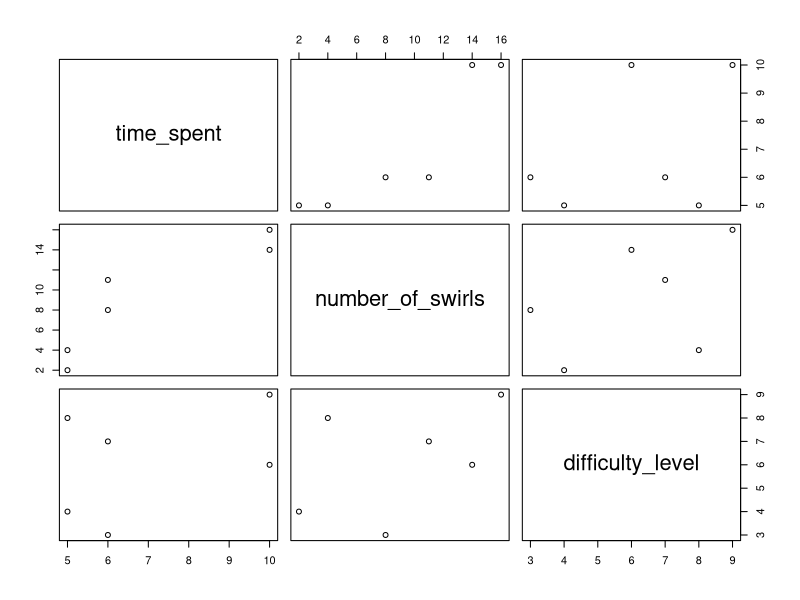
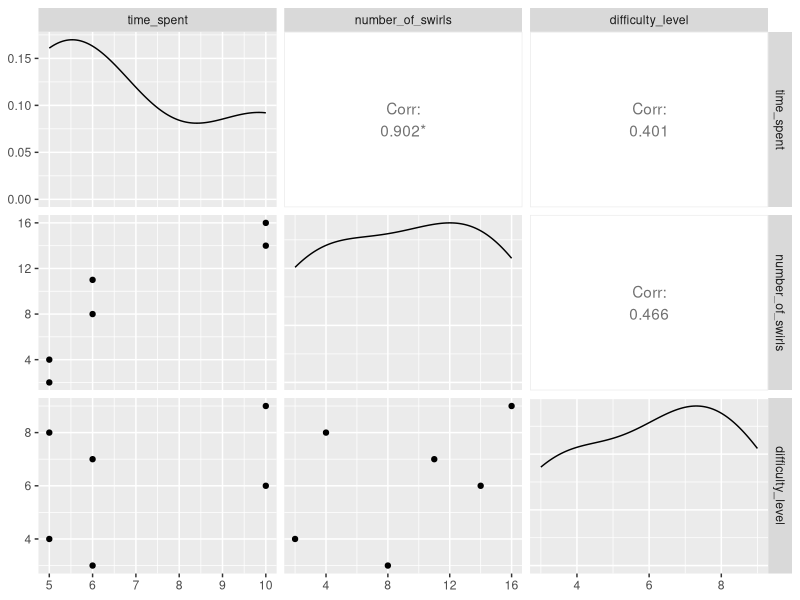
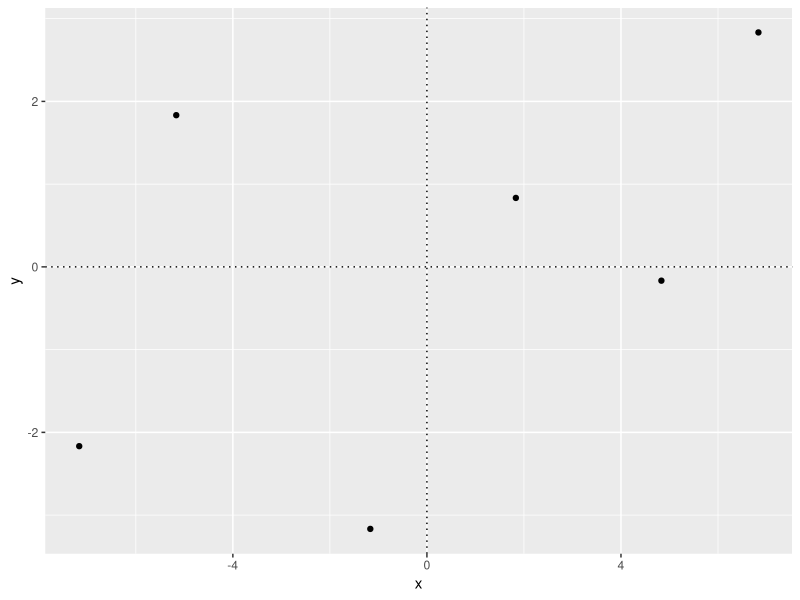
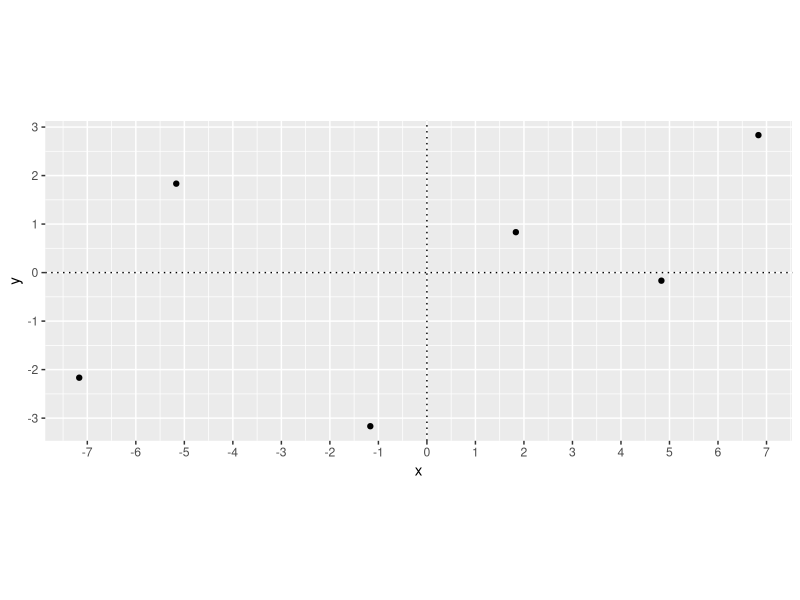
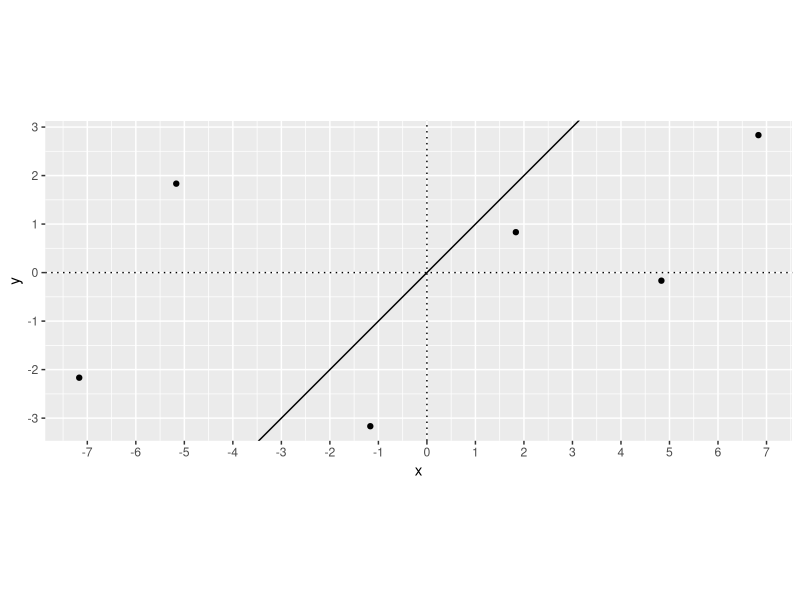
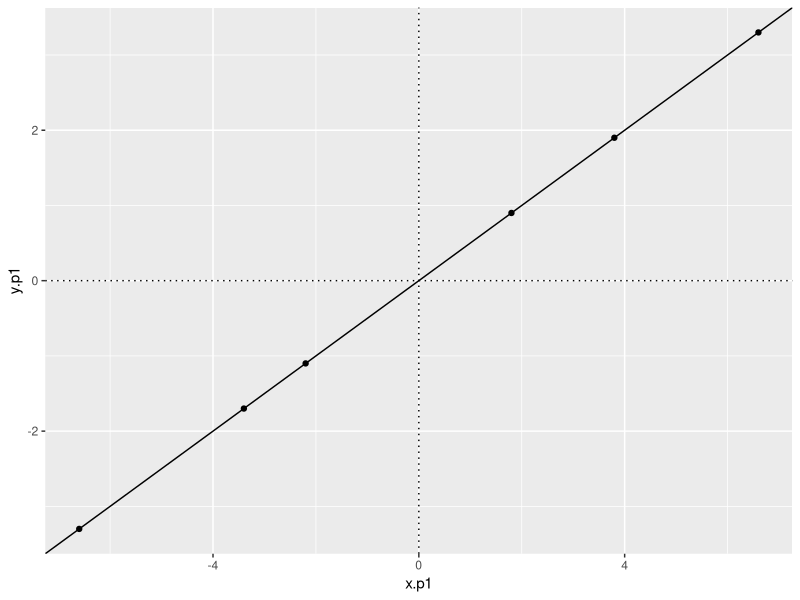
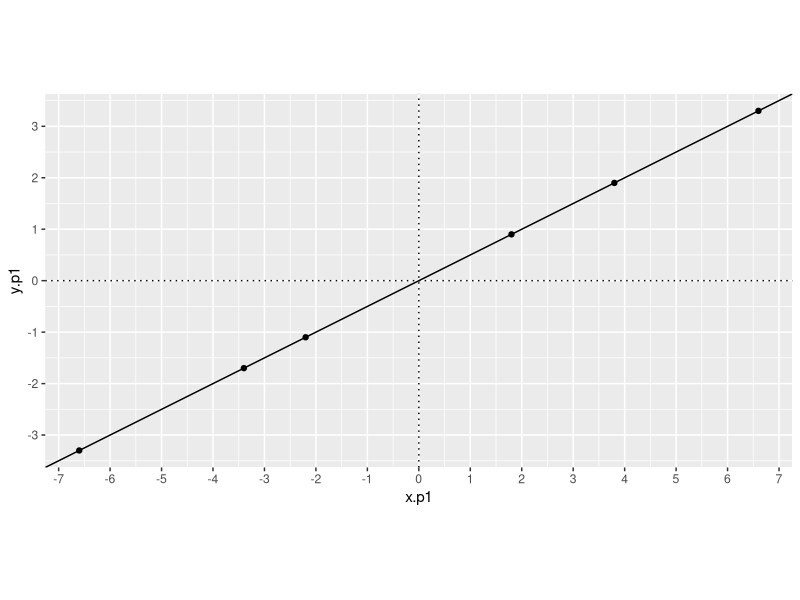
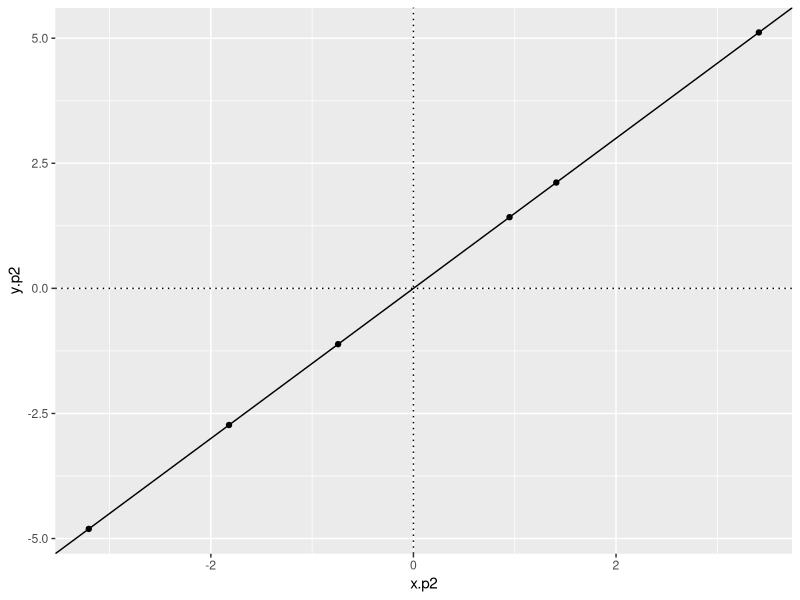

Reproduce these figures in R, in order.
## ---- chunk 1

#1. Design three questions for this survey that have the following properties:

#--- How many hours per week do you spend on HUDK4050? (Answer: 0-168)
#--- How many swirl courses have you completed? (Answer: 0-16)
#--- On a scale of 0-10 (10 being difficult), how difficult would you rate HUDK4050? (Answer: 0-10)

#2. Each member of the group should answer the questions for HUDK4050

#3. Collect the answers to the questions from each member of the group and upload it as a dataframe in R Studio

HDF <- read.csv("hack4.csv")


#4. Using the ggplot2 package (or if you like the ggplot2 +  GGAlly:: ggpairs()) draw three scatterplots that represent the data between the combinations of your three questions. 

library(tidyverse)
library(GGally)

#--- import Hackathon Data Frame "HDF"...  and clean up rownames
HDF <- read.csv("hack4.csv")
HDF2 <- HDF
rownames(HDF2) <- HDF$name
HDF2 <- HDF2[,-1]

#--- visualize the pairs
pairs(HDF2)
ggpairs(HDF2)

## ---- chunk 2

#1. Choose one of your three plots that has a good amount of spread in the data points...
#selected... "number_of_swirls" and "difficulty_level"


#2. Create a separate data frame with the two variables you chose...remove column 1 
HDF3 <- HDF2[,-1]


#3. Zero center the data using the scale() function but set the scale option to False so it does not also change the variance to 1 (it just subtracts the mean from each value)
HDF4 <- as.data.frame(scale(HDF3, scale = FALSE))


#--- long column names are too complicated for PCA calcs... 
#--- simplifying them as follows...
#--- number_of_swirls = x 
#--- difficulty_level = y
colnames(HDF4) <- c("x","y")


#4. Plot your zero-centered data using ggplot
ggplot(HDF4, aes(x=x,y=y)) + 
  geom_point() +
  geom_hline(yintercept = 0, linetype = "dotted") +
  geom_vline(xintercept = 0, linetype = "dotted")

#--- plot of x and y intercepts... figured out how to get ggplot to keep the xy ratio fixed so a truer picture of the relative position of the coordinates can be visualized
ggplot(HDF4, aes(x=x,y=y)) + 
  geom_point() +
  geom_hline(yintercept = 0, linetype = "dotted") +
  geom_vline(xintercept = 0, linetype = "dotted") + 
  scale_x_continuous(breaks = -10:10) + 
  scale_y_continuous(breaks = -10:10) +
  coord_fixed(ratio = 1)

#5. Examine your plot and try to estimate a trend line (y = mx + k) that represents the linear correlation of the two variables and runs through (0,0) - just use your eyes, don’t try to calculate it

#--- looks like it's less than 1... maybe .5  

#6. Plot your estimated line onto your data using the geom_abline()command

#--- i found these helpful arguments to ggplot to scale the x and y axis

ggplot(HDF4, aes(x=x,y=y)) + 
  geom_point() + 
  geom_abline() +
  geom_hline(yintercept = 0, linetype = "dotted") +
  geom_vline(xintercept = 0, linetype = "dotted") +
  scale_x_continuous(breaks = -10:10) + 
  scale_y_continuous(breaks = -10:10) +
  coord_fixed(ratio = 1)


## ---- chunk 3

#7.1 Now, project your data onto your trend line and calculate the values of the projected data points

#        change in y
#slope = -----------
#        change in x

#--- use estimated slope of 0.5
HDF4$x.p1 <- (HDF4$x + 0.5 * HDF4$y)/(0.5^2 + 1)

#--- using y=mx... calculate projected y
HDF4$y.p1 <- 0.5 * HDF4$x.p1

#--- plot of the projected x and y values... just to see that they are all on the slope line used to determine them
#--- notice that the slope line bisects quadrant 1 and 3 evenly yet the slope is 0.5 (not 1.0), hmmm...  also notice that the x and y steps are not scaled to each other... pretty tricky of you ggplot!

ggplot(HDF4, aes(x.p1,y.p1)) + 
  geom_point() + 
  geom_abline(slope = .5, intercept = 0) +
  geom_hline(yintercept = 0, linetype = "dotted") +
  geom_vline(xintercept = 0, linetype = "dotted") 

#--- i found these helpful arguments to ggplot to scale the x and y axis

ggplot(HDF4, aes(x.p1,y.p1)) + 
  geom_point() + 
  geom_abline(slope = .5, intercept = 0) +
  geom_hline(yintercept = 0, linetype = "dotted") +
  geom_vline(xintercept = 0, linetype = "dotted") + 
  scale_x_continuous(breaks = -10:10) + 
  scale_y_continuous(breaks = -10:10) +
  coord_fixed(ratio = 1)

## ---- chunk 4
#7.2 Now, project your data onto your trend line and calculate the values of the projected data points 

#        change in y
#slope = -----------
#        change in x

#--- use estimated slope of 1.5
HDF4$x.p2 <- (HDF4$x + 1.5 * HDF4$y)/(1.5^2 + 1)

#--- using y=mx... calculate projected y
HDF4$y.p2 <- 1.5 * HDF4$x.p2

#--- plot of the projected x and y values... just to see that they are all on the slope line used to determine them
#--- notice that the slope line bisects quadrant 1 and 3 evenly yet the slope is 1.5 (not 1.0), hmmm...  also notice that the x and y steps are not scaled to each other... pretty tricky of you ggplot!

ggplot(HDF4, aes(x.p2,y.p2)) + 
  geom_point() + 
  geom_abline(slope = 1.5, intercept = 0) +
  geom_hline(yintercept = 0, linetype = "dotted") +
  geom_vline(xintercept = 0, linetype = "dotted") 


#--- i found these helpful arguments to ggplot to scale the x and y axis

ggplot(HDF4, aes(x.p2,y.p2)) + 
  geom_point() + 
  geom_abline(slope = 1.5, intercept = 0) +
  geom_hline(yintercept = 0, linetype = "dotted") +
  geom_vline(xintercept = 0, linetype = "dotted") + 
  scale_x_continuous(breaks = -10:10) + 
  scale_y_continuous(breaks = -10:10) +
  coord_fixed(ratio = 1)

## ---- chunk 5
#REPEAT...
#7.3 Now, project your data onto your trend line and calculate the values of the projected data points

#        change in y
#slope = -----------
#        change in x

#--- use estimated slope of 1.0
HDF4$x.p3 <- (HDF4$x + 1.0 * HDF4$y)/(1.0^2 + 1)

#--- using y=mx... calculate projected y
HDF4$y.p3 <- 1.0 * HDF4$x.p3

#--- plot of the projected x and y values... just to see that they are all on the slope line used to determine them
#--- notice that the slope line bisects quadrant 1 and 3 evenly... as it should since the slope is 1
ggplot(HDF4, aes(x.p3,y.p3)) + 
  geom_point() + 
  geom_abline(slope = 1.0, intercept = 0) +
  geom_hline(yintercept = 0, linetype = "dotted") +
  geom_vline(xintercept = 0, linetype = "dotted") + 
  scale_x_continuous(breaks = -10:10) + 
  scale_y_continuous(breaks = -10:10) +
  coord_fixed(ratio = 1)

## ---- chunk 6

#8. Now, calculate the distance from your projected data points to the origin (0,0)
#--- this should help.... a^2 + b^2 = c^2
HDF4$distorigin1 <- sqrt(HDF4$x.p1^2 + HDF4$y.p1^2)
HDF4$distorigin2 <- sqrt(HDF4$x.p2^2 + HDF4$y.p2^2)
HDF4$distorigin3 <- sqrt(HDF4$x.p3^2 + HDF4$y.p3^2)

#9. Square the distances so that all values are positive and then add them together... this is the Eigenvalue "the sum of the squared distances" 
sumofsquares1 <- sum(HDF4$distorigin1)
sumofsquares2 <- sum(HDF4$distorigin2)
sumofsquares3 <- sum(HDF4$distorigin3)


#--- Bring together the three Eigenvalues calculated and select the largest among them...  
sumofsquares1
sumofsquares2
sumofsquares3

#--- looks like the first one is the winner, where the slope is 0.5 
PC1.slope <- 1/2

## ---- chunk 7

#1. Choose the trend line that has the larger Eigenvalue, we will call this line the First Principal Component or PC1
#Create a new dataframe with just the projected x and y with the of the largest Eigenvalue
HDF5 <- HDF4[1:5]


#2. PC1 represents the linear combination of your two variables, which is a fancy way of saying that it describes the mixture of the two variables, according to the ratio of rise and run (y and x). In other words, the contribution of each variable is proportionate to its contribution to the trend line:

#--- we chose a value of 0.5 as our First Principal Component or PC1 slope 


#3. In Principal Component Analysis these ratios are written scaled so that they are proportionate to one unit along the principal component.  

#--- at 18:24 in the workout video it shows that the eigenvector value formula as sqrt (change in y ^ 2 + change in x ^ 2)... should the "+" sign be a "/"?

HDF5$PC1Ratio <- (HDF5$y.p1 - HDF5$y) / (HDF5$x.p1 - HDF5$x)

#---Eigenvector calculation

#---change in y
changeiny.1 <- (HDF5$y.p1 - HDF5$y)

#---change in x
changeinx.1 <- (HDF5$x.p1 - HDF5$x)

#---Eigenvector = sqrt (change in y ^ 2 / change in x ^ 2)
Eigenvector.1 <- sqrt(changeiny.1^2 / changeinx.1^2)
load.y.p1 <- 1/Eigenvector.1
load.x.p1 <- 2/Eigenvector.1


#4. The values you have just calculated (the ratio of your two variables) are called the Loading Scores for PC1, the one unit long line that is comprised of the loading scores is called the Eigenvector.

#--- got it

#5. Because we have two variables we can also calculate the Second Principal Component (PC2). PC2 is the line perpendicular to PC1 that passes through the origin. Calculate the projected values, Eigenvalue and Eigenvector (with Loading Scores) for PC2. Note PC1 and PC2 are not correlated because they are perpendicular.

#--- i understand conceptually what needs to be done... calculate a set of projected x and projected y values to the line PC2 whose slope is the negative inverse of the slope of PC1... i don't yet fully understand these formulas that get us there... one day ;).

  
#--- use the negative inverse of PC1's slope of 1/2
PC2.slope <- -2/1

#--- use slope of PC2.slope
HDF5$x.p2 <- (HDF5$x + PC2.slope * HDF5$y)/(PC2.slope ^ 2 + 1)

#--- using y=mx... calculate projected y
HDF5$y.p2 <- 1.0 * HDF5$x.p2

#--- Calculate the ratio of your two variables according to PC2 on this scale.
HDF5$PC2Ratio <- (HDF5$y.p2 - HDF5$y) / (HDF5$x.p2 - HDF5$x)

#--- Eigenvector calculation

#--- change in y
changeiny.2 <- (HDF5$y.p2 - HDF5$y)

#--- change in x
changeinx.2 <- (HDF5$x.p2 - HDF5$x)

#--- Eigenvector = sqrt (change in y ^ 2 / change in x ^ 2)
Eigenvector.2 <- sqrt(changeiny.1^2 / changeinx.1^2)
load.y.p2 <- -2/Eigenvector.2
load.x.p2 <- 1/Eigenvector.2


#--- plot of the projected x and y values... just to see that they are all on the slope line used to determine them
ggplot(HDF5, aes(x,y)) + 
  geom_point() + 
  geom_abline(slope = PC1.slope, intercept = 0) +
  geom_abline(slope = PC2.slope, intercept = 0) +
    geom_hline(yintercept = 0, linetype = "dotted") +
  geom_vline(xintercept = 0, linetype = "dotted") + 
  scale_x_continuous(breaks = -10:10) + 
  scale_y_continuous(breaks = -10:10) +
  coord_fixed(ratio = 1)

#6. Now you have two Principal Components you can plot your data according to the Components. First, rotate the data so that PC2 is the y-axis and PC1 is the x-axis. You can do this using the projected values, it is the distance between the original and the projected values. Your plot should look like this (minus the original axes):

#--- i conceptually understand the rotation... i don't yet fully understand these formulas that get us there... one day ;).


HDF5$PC1 <- sqrt((HDF5$x - HDF5$x.p2)^2) + sqrt((HDF5$y - HDF5$y.p2)^2)
HDF5$PC2 <- sqrt((HDF5$x - HDF5$x.p1)^2) + sqrt((HDF5$y - HDF5$y.p1)^2)

HDF5$PC1 <- ifelse((HDF5$y < HDF5$y.p2), -1 * HDF5$PC1, HDF5$PC1)
HDF5$PC2 <- ifelse((HDF5$x > HDF5$x.p2), -1 * HDF5$PC2, HDF5$PC2)

ggplot(HDF5, aes(PC1, PC2)) +
  geom_point() +
  geom_hline(yintercept = 0, linetype = "dotted") +
  geom_vline(xintercept = 0, linetype = "dotted") + 
  scale_x_continuous(breaks = -10:10) + 
  scale_y_continuous(breaks = -10:10) +
  coord_fixed(ratio = 1)


#7. For ease of interpretation you can convert the Eigenvalues into a Variation metric by dividing by the sample size minus 1. Calculate variation for PC1 and PC2. The total variation is equal to variation(PC1) + variation(PC2). Therefore the relative variation that each component accounts for is variation(PC)/total variation. Plot the relative variation of each PC as a bar chart.



## ---- chunk 8

#1. At this stage you should have a values that looks like this, present your information in this format:




#2. The loading scores for each question for each PC can be interpreted as the contribution of each question to the PC. Look at your loading scores and try to interpret what each PC might represent? Is one component mostly one question or are they an even mix?




#3. The relative variation that each PC accounts for can be used to determine whether the second one could be discarded. Would you discard the second component or would keep it? Why? 




#4. Of course the computer can do all these calculations for us :) The R code is very simple:
#fit <- prcomp(data, center = TRUE, scale. = TRUE)
#Notice the center and scale. options, a lot of words have been spilled on when and why you should use these options. It largely depends on what you are trying to accomplish though it is probably a good idea to always center. 


#5. Run the PCA code on your three questions. 

fit <- prcomp(HDF2, center = TRUE, scale. = TRUE)
fit

sd(HDF2[,1])
sd(HDF2[,2])
sd(HDF2[,3])

#6. The resulting object will contain three sections: 
#     sdev (the standard deviation of the eigenvalues to give you an idea of the relative importance of each PC in the same way our variation score did).  Are your components very different by this measure, could you drop any? 

#--- it looks like the standard deviation of time spent is the greatest variable... and difficulty level is least... i suppose that third one could be dropped.
#--- when i went back to the data... i couldn't understand the sdev values of the three columns... clearly column 2 data had greater range of values than columns 1 and three... a simple standard deviation command confirmed this... then i thought about this sdev value... sdev isn't the standard deviation of the actual values, rather it is the standard deviations of the principal components (i.e. points projected onto a principal axis) and the actual values. Here, the 'difficulty level' contributed least to the variability of the remaining columns. 


#     rotation (the loading scores). Can you substantively interpret what each component means?

#--- I understand that PCA takes a pair of vectors (i.e. two variable columns in a dataframe) and finds a straight line (PC1) that is closest to data points on a scree-plot graph of those vectors. That best fitting line (PC1) is calculated as follows: for each actual data point, identify the closest point on a line called PC1 that is closest to all data points. To calculate the closest line, side lengths of triangles are calculated. The corners of the triangle for each data point are: the point of origin, (0,0), the actual data point (x,y), and the projected point on PC1 (x.p, y.p). The angle "origin"-"projected point on PC1"-"actual data point" forms a right angle. Line a ("projected point on PC1"-"actual data point") is shortest where line b ("origin"-"projected point on PC1") is longest. This is proven using the a^2+b^2=c^2 where line a shrinks as line b grows to maintain a fixed line c length value. I've researched to try to find a crisp definition of loading scores... not surprising, there's some fuss about how terminology in this area (see https://stats.stackexchange.com/questions/125684/how-does-fundamental-theorem-of-factor-analysis-apply-to-pca-or-how-are-pca-l). I found this direct statement..."loading scores are equal to the coordinates of the variables divided by the square root of the eigenvalue associated with the component." Unfortunately, that statement doesn't help me "substantively interpret what each component means". One day ;). 

# ---Separately, i understand Rotation has to do with pivoting the entire plot of the PC1 line and it's perpendicular sibling, the PC2 line, and all the actual data points, such that PC1 rests on the x-axis with a slope of zero.


#     X (the original scores multiplied by the loadings to produce a composite value for each component for each individual). How did you score on each component? If your components have some meaning can you interpret each person’s score? 

# ---not at this time... One day ;).


